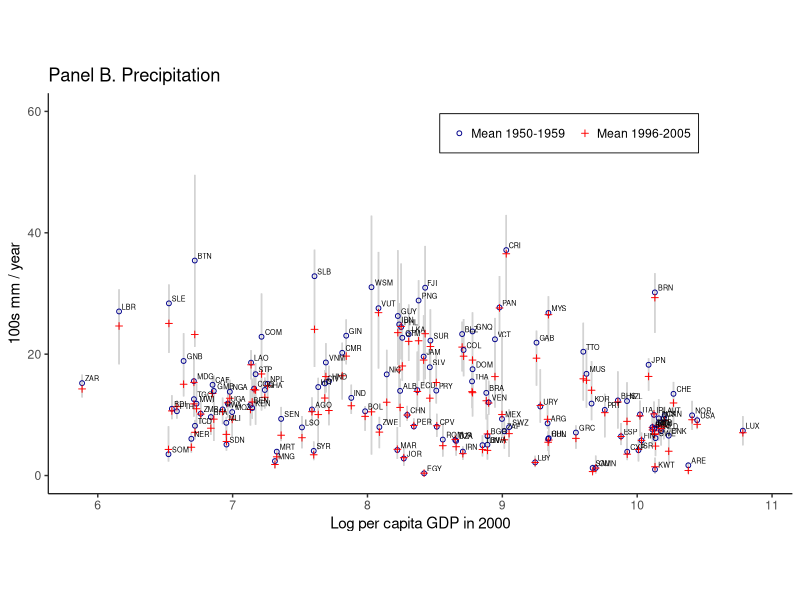

Generate this figure with R:
#Changes and Variability in Precipitation - recreating Figure 1 - Panel B from the paper in R

library(ggplot2)
library(tidyr)
library(haven) # For reading .dta files
library(dplyr)

climate_panel <- read_dta("climate_panel.dta")

# Filter countries with less than 20 GDP values
climate_panel <- climate_panel %>%
    group_by(country_code) %>%
    filter(sum(!is.na(gdpLCU)) >= 20) %>%
    ungroup()


panel_1950 <- climate_panel %>%
    filter(between(year, 1950, 1959))
panel_1996 <- climate_panel %>%
    filter(between(year, 1996, 2005))



countries <- sort(unique(panel_1950$country_code))
# Use panel_1950 instead of climate_panel as there are countries with no precipitation record between 1950 and 59

# Initialize data frame to hold summary statistics for each country
panel_summary <- data.frame(
    country = countries,
    mean_prec_1950 = 0,
    mean_prec_1996 = 0,
    gdp_2000 = 0,
    log_gdp = 0,
    max_prec = 0,
    min_prec = 0
)

# create subset of climate panel for year 2000 to extract GDP data
year_2000 <- climate_panel %>%
    filter(year == 2000)

# Loop through each country to calculate min, max and mean precipitation and GDP
for (i in 1:nrow(panel_summary)) {
    code <- countries[i]
    panel_summary$gdp_2000[i] <- subset(year_2000, country_code == code)$rgdpl #the paper says data from WDI was used. It looks like this is not the case (?)
    panel_summary$mean_prec_1950[i] <- mean(subset(panel_1950, country_code == code)$wpre, na.rm = TRUE)
    panel_summary$mean_prec_1996[i] <- mean(subset(panel_1996, country_code == code)$wpre, na.rm = TRUE)
    panel_summary$max_prec[i] <- max(max(subset(panel_1950, country_code == code)$wpre, na.rm = TRUE), max(subset(panel_1996, country_code == code)$wpre, na.rm = TRUE))
    panel_summary$min_prec[i] <- min(min(subset(panel_1950, country_code == code)$wpre, na.rm = TRUE), min(subset(panel_1996, country_code == code)$wpre, na.rm = TRUE))
}

# Compute the log of GDP
panel_summary$log_gdp <- log(panel_summary$gdp_2000)

# Transform panel summary to long format for plotting
panel_long <- panel_summary %>%
    pivot_longer(cols = c(mean_prec_1950, mean_prec_1996), names_to = "group", values_to = "mean_prec")

# Create plot
ggplot(panel_long, aes(x = log_gdp, y = mean_prec, color = group, shape = group)) +
    scale_x_continuous(limits = c(NA, 10.9)) + ylim(0, 60) +
    coord_fixed(ratio = 0.045) +
    geom_segment(aes(x = log_gdp, xend = log_gdp, y = min_prec, yend = max_prec), color = "lightgray") +
    geom_point(size = 1.3) +
    geom_text(aes(label = ifelse(group == "mean_prec_1950", country, "")), 
              hjust = -0.2, vjust = -0.3, size = 1.8, color = "black") +
    labs(x = "Log per capita GDP in 2000", y = "100s mm / year", title = "Panel B. Precipitation") +
    scale_shape_manual(values = c("mean_prec_1950" = 1, "mean_prec_1996" = 3), 
                       labels = c("mean_prec_1950" = "Mean 1950-1959", "mean_prec_1996" = "Mean 1996-2005"),
                       guide = guide_legend(nrow = 1)) +
    scale_color_manual(values = c("mean_prec_1950" = "darkblue", "mean_prec_1996" = "red"), 
                       labels = c("mean_prec_1950" = "Mean 1950-1959", "mean_prec_1996" = "Mean 1996-2005"),
                       guide = guide_legend(nrow = 1)) +
    theme(
        panel.background = element_rect(fill = "white"), 
        axis.line = element_line(color = "black", size = 0.39),
        legend.position = c(0.7, 0.9),  # top right
        legend.title = element_blank(),  # Removes legend title
        legend.background = element_rect(fill = "white", color = "black", size = 0.3),
        legend.text = element_text(margin = margin(r = 0, l = 0))
    )


#which.max(climate_panel$wpre)
#min(climate_panel$wpre)

# Note:
# My code considers min-max values within the timeframes of 1950-59 and 1995-2005 - just like in Panel A.
# However, it appears to me that the author's code considers all data from 1950 to 2005
# when calculating the min-max values.
# This seems inconsistent to me, as I did not find this mentioned anywhere.